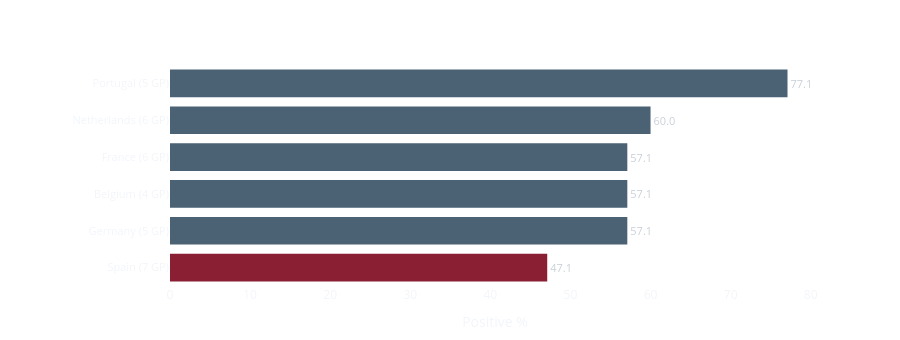

Notebook code for this chart:
### Markdown cell above
---
## 3. Positive Outcome % — Who Retains Possession Best?

Percentage of goal kicks where the team successfully retained possession (P1 + P2 + P3).  
**Higher = more effective at keeping the ball after GK distribution.**

### Code cell
# ══════════════════════════════════════════════════════════════
# CELL 8 — KPI 2: Positive Outcome %
# ══════════════════════════════════════════════════════════════

fig_pos = build_benchmark_bar(
    kpi_df,
    value_col='positive_pct',
    title='🏆 Positive Outcome % — Top 5',
    subtitle=f'Euro 2024 · {HIGHLIGHT_TEAM} highlighted · Higher = better possession retention',
    x_title='Positive %',
    ascending=False,
    top_n=5,
)
fig_pos.show()

### Figure 1 — Plotly figure (JSON) as saved in the notebook; plotly's stock layout.template omitted (floating-point values rounded to 4 significant figures)
{"data": [{"hovertemplate": "<b>%{y}</b><br>Positive %: %{x:.1f}<extra></extra>", "marker": {"color": ["#8a1f33", "#4a6274", "#4a6274", "#4a6274", "#4a6274", "#4a6274"], "line": {"width": 0}}, "orientation": "h", "text": ["47.1", "57.1", "57.1", "57.1", "60.0", "77.1"], "textfont": {"color": "#c8d0d8", "size": 11}, "textposition": "outside", "type": "bar", "x": [47.1, 57.1, 57.1, 57.1, 60.0, 77.1], "y": ["Spain (7 GP)", "Germany (5 GP)", "Belgium (4 GP)", "France (6 GP)", "Netherlands (6 GP)", "Portugal (5 GP)"]}], "layout": {"bargap": 0.25, "height": 340, "margin": {"b": 40, "l": 170, "r": 80, "t": 65}, "paper_bgcolor": "rgba(0,0,0,0)", "plot_bgcolor": "rgba(0,0,0,0)", "showlegend": false, "title": {"font": {"color": "white", "size": 15}, "text": "🏆 Positive Outcome % — Top 5<br><sup style=\"color:rgba(255,255,255,0.55)\">Euro 2024 · Spain highlighted · Higher = better possession retention</sup>"}, "xaxis": {"gridcolor": "rgba(255,255,255,0.06)", "title": {"text": "Positive %"}, "zeroline": false}, "yaxis": {"tickfont": {"size": 11}, "title": {"text": ""}}}}
